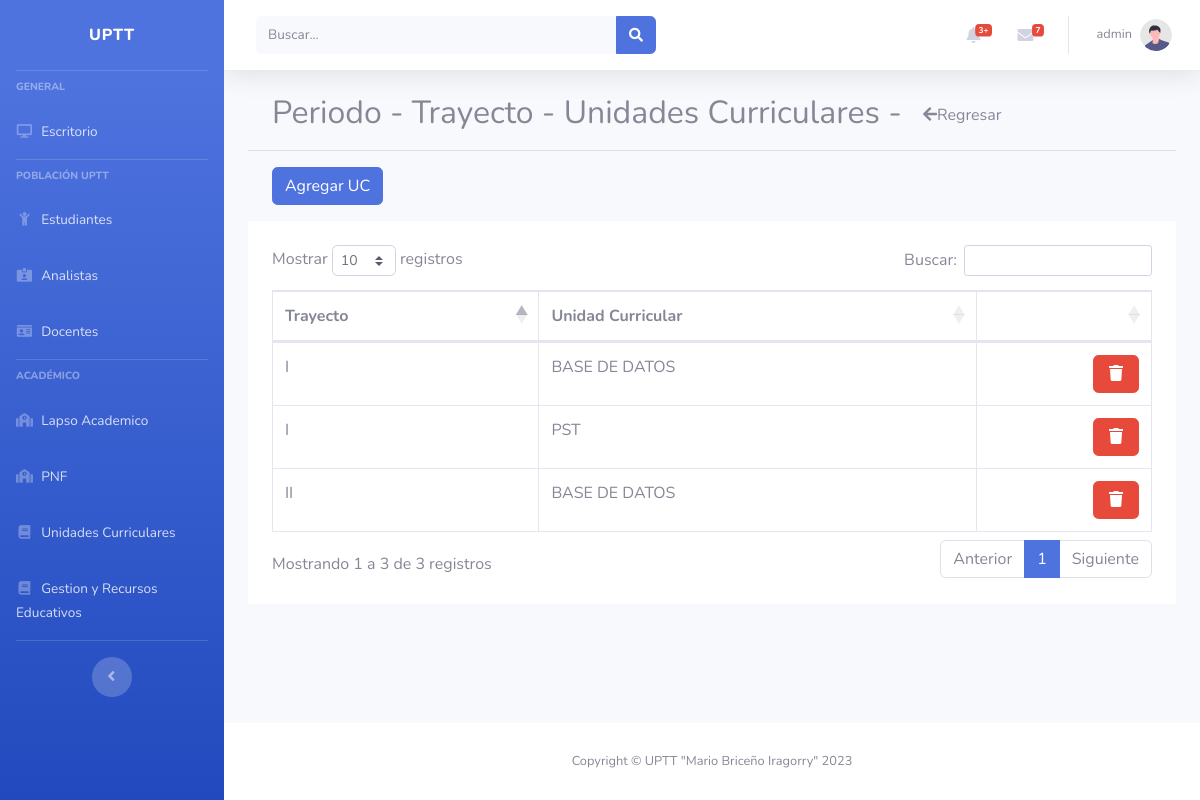
The page /?route=periodSubjects&method=index (signed in) on the database its author committed.
### tables this page shows
CREATE TABLE `trayecto_has_unidad_curricular` (
  `r_id` int(11) NOT NULL,
  `trayecto_id` int(11) DEFAULT NULL,
  `unidad_curricular_id` int(11) DEFAULT NULL
);

CREATE TABLE `trayecto` (
  `id` int(11) NOT NULL,
  `trayecto` varchar(255) DEFAULT NULL
);

CREATE TABLE `unidad_curricular` (
  `id` int(11) NOT NULL,
  `descripcion` varchar(255) DEFAULT NULL
);

### app/controllers/relations/subjects/periodSubjectsController.php (called while the page is built, shortened)
<?php
require_once($_SERVER['DOCUMENT_ROOT']."/php/uptt-project/app/models/relations/subjects/periodSubjects.php");
class PeriodSubjectsController{
    private $model;
    public function __construct()
    {
        $this->model = new PeriodSubjects();
    }
    public function index()
    {
        $rows = $this->model->get();
        include('app/views/period_folder/relations_subjects/index.php');
    }
}

### app/db/db.php (called while the page is built)
<?php
class BDConexion{
    private $host = "localhost";
    private $user = "root";
    private $pass = "";
    private $db = "uptt";
    public function __construct(){
        try {
            $pdo = new PDO("mysql:host=$this->host;dbname=$this->db", $this->user, $this->pass);
            $pdo->setAttribute(PDO::ATTR_ERRMODE, PDO::ERRMODE_EXCEPTION);
            return $pdo;
        } catch (PDOException $e) {
            echo "La conexión ha fallado: " . $e->getMessage();
        }
    }
}

### app/models/relations/subjects/periodSubjects.php (called while the page is built, shortened)
<?php
require_once($_SERVER['DOCUMENT_ROOT']."/php/uptt-project/app/db/db.php");
class PeriodSubjects extends BDConexion{
    public $conn;
    public function __construct(){
        $this->conn = parent::__construct();
    }
    public function get(){
        $data = [];
        $sql = "SELECT * FROM trayecto_has_unidad_curricular
                INNER JOIN trayecto ON trayecto_has_unidad_curricular.trayecto_id=trayecto.id
                INNER JOIN unidad_curricular ON trayecto_has_unidad_curricular.unidad_curricular_id=unidad_curricular.id
                WHERE 1 ORDER BY r_id ASC";
        $pdo = $this->conn->prepare($sql);
        if($pdo->execute()){
            if($pdo->rowCount() > 0){
                while ($row = $pdo->fetch(PDO::FETCH_ASSOC)) {
                    $data[] = $row;
                }
            }
            return $data;
        }
    }
}

### app/views/period_folder/relations_subjects/index.php (the view, shortened to what this page needs)
<?php include($_SERVER['DOCUMENT_ROOT']."/php/uptt-project/app/views/partials/header.php");?>
<section class="container">
	<h2>Periodo - Trayecto - Unidades Curriculares -
		<a href="?route=period&method=index" class="btn">
			<i class="fa fa-arrow-left"></i>Regresar</a>
	</h2>
</section>
<hr>
<section class="container">
	<a href="?route=periodSubjects&method=create" class="btn btn-primary">Agregar UC</a>
</section>
<section class="container p-4 bg-white">
	<table class="table table-bordered">
		<thead>
			<th>Trayecto</th>
			<th>Unidad Curricular</th>
			<th></th>
		</thead>
		<tbody id="tb-tables">
			<?php if (!empty($rows)){ ?>
			<?php 	foreach($rows as $key){ ?>
					<tr>
						<td><?php echo $key['trayecto']; ?></td>
						<td><?php echo $key['descripcion']; ?></td>
						<td class="text-right">
							<a href="?route=periodSubjects&method=destroy&id=<?php echo $key['r_id']; ?>" class="btn btn-danger"><i class="fas fa-fw fa-trash"></i></a>
						</td>
					</tr>
			<?php 	}?>
			<?php } ?>
		</tbody>
	</table>
</section>
<?php include($_SERVER['DOCUMENT_ROOT']."/php/uptt-project/app/views/partials/footer.php");?>

### rows shown on the page
trayecto_has_unidad_curricular: trayecto.trayecto "I", unidad_curricular.descripcion "BASE DE DATOS"
trayecto_has_unidad_curricular: trayecto.trayecto "II", unidad_curricular.descripcion "BASE DE DATOS"
trayecto_has_unidad_curricular: trayecto.trayecto "I", unidad_curricular.descripcion "PST"

### other values the page prints
$_SESSION['row_count_0']['username'] "admin"
